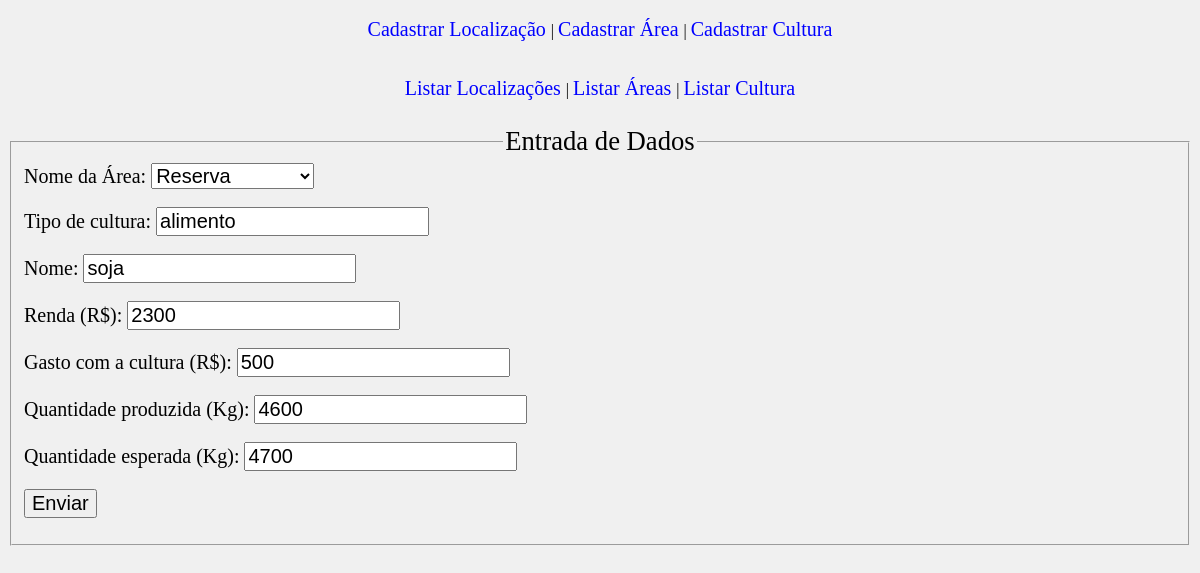
The app's page /form_alterar_cultura.php?id=4 with its own data.
### tables this page shows
CREATE TABLE IF NOT EXISTS `cultura` (
  `ID_cultura` int(11) NOT NULL AUTO_INCREMENT,
  `cod_area` int(100) NOT NULL,
  `tipo` varchar(100) NOT NULL,
  `nome_cul` varchar(100) NOT NULL,
  `renda` float NOT NULL,
  `gasto` float NOT NULL,
  `q_produzida` float NOT NULL,
  `q_esperada` float NOT NULL,
  PRIMARY KEY (`ID_cultura`),
  KEY `cod_area` (`cod_area`)
);

CREATE TABLE IF NOT EXISTS `area` (
  `ID_area` int(11) NOT NULL AUTO_INCREMENT,
  `cod_localizacao` int(100) NOT NULL,
  `nome` varchar(100) NOT NULL,
  `uni_medida` varchar(10) NOT NULL,
  `tamanho` int(100) NOT NULL,
  PRIMARY KEY (`ID_area`),
  KEY `cod_localizacao` (`cod_localizacao`)
);

### form_alterar_cultura.php (the view, shortened to what this page needs)
<?php
	include "conexao.php";
	include "funcao.php";
?>
<html>
	<head>
		<link rel="stylesheet" href="estilos.css"/>
	</head>
	<body class="corpo">
		<?php
			$id = $_GET["id"];
			$select = "SELECT * FROM cultura WHERE ID_cultura = $id";
			$resultado = mysqli_query($link, $select) or die (mysqli_error($link));
			$linha = mysqli_fetch_array($resultado);
		?>
		<fieldset>
			<legend>Entrada de Dados</legend>
			<form action="altera_cultura.php" method="post">
				<label>Nome da Área: </label>
				<select name="area">
					<?php
						$select = "SELECT * FROM area";
						$resultado = mysqli_query($link, $select) or die(mysqli_error($link));
						while( $linha1 = mysqli_fetch_array($resultado) ){
							echo "<option value='" . $linha1["cod_localizacao"] . "' ";
								if($linha1['ID_area'] == $linha['cod_area']){
									echo " selected ";
								}
							echo "> " . $linha1["nome"] . " </option>";
						}
					?>
				</select>
				<br />
				<br />
				<label>Tipo de cultura: </label>
				<input type="text" name="tipo" value="<?=$linha['tipo']?>" />
				<br />
				<br />
				<label>Nome: </label>
				<input type="text" name="nome" value="<?=$linha['nome_cul']?>" />
				<br />
				<br />
				<label>Renda (R$): </label>
				<input type="number" step="0.01" name="renda" value="<?=$linha['renda']?>" />
				<br />
				<br />
				<label>Gasto com a cultura (R$): </label>
				<input type="number" step="0.01" name="gasto" value="<?=$linha['gasto']?>" />
				<br />
				<br />
				<label>Quantidade produzida (Kg): </label>
				<input type="number" step="0.01" name="produzida" value="<?=$linha['q_produzida']?>" />
				<br />
				<br />
				<label>Quantidade esperada (Kg): </label>
				<input type="number" step="0.01" name="esperada" value="<?=$linha['q_esperada']?>" />
				<br />
				<br />
				<input type="submit" value="Enviar"/>
			</form>
		</fieldset>
	</body>
</html>

### estilos.css (style rules this page uses)
.corpo { background-color: rgb(240, 240, 240); }
label, input, select { font-size: 20px; }
legend { margin: 0 auto; font-size: 20pt; }

### records on screen
cultura: area "Reserva", tipo "alimento", nome "soja", renda "2300", gasto "500", produzida "4600", esperada "4700"
